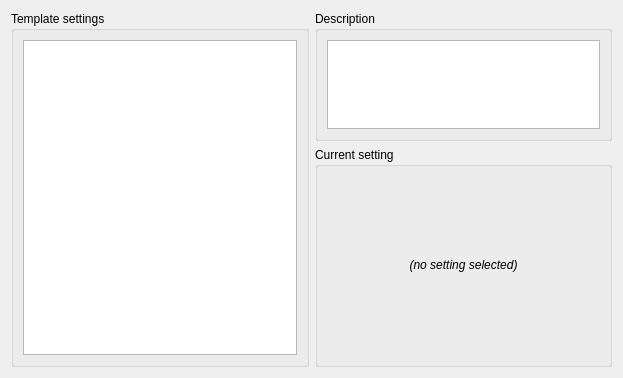
<ui version="4.0" >
 <class>CuPEDWizardCustomizeTemplate</class>
 <widget class="QWidget" name="CuPEDWizardCustomizeTemplate" >
  <property name="geometry" >
   <rect>
    <x>0</x>
    <y>0</y>
    <width>623</width>
    <height>368</height>
   </rect>
  </property>
  <property name="windowTitle" >
   <string>Customize Template</string>
  </property>
  <layout class="QGridLayout" name="gridLayout" >
   <item rowspan="2" row="0" column="0" >
    <widget class="QGroupBox" name="templateSettingsGroupBox" >
     <property name="autoFillBackground" >
      <bool>false</bool>
     </property>
     <property name="title" >
      <string>Template settings</string>
     </property>
     <layout class="QVBoxLayout" name="verticalLayout" >
      <item>
       <widget class="QListWidget" name="settingsList" />
      </item>
     </layout>
    </widget>
   </item>
   <item row="0" column="1" >
    <widget class="QGroupBox" name="descriptionGroupBox" >
     <property name="sizePolicy" >
      <sizepolicy vsizetype="Minimum" hsizetype="Preferred" >
       <horstretch>0</horstretch>
       <verstretch>0</verstretch>
      </sizepolicy>
     </property>
     <property name="minimumSize" >
      <size>
       <width>0</width>
       <height>130</height>
      </size>
     </property>
     <property name="layoutDirection" >
      <enum>Qt::LeftToRight</enum>
     </property>
     <property name="title" >
      <string>Description</string>
     </property>
     <layout class="QVBoxLayout" name="verticalLayout_3" >
      <item>
       <widget class="QTextEdit" name="descriptionText" >
        <property name="sizePolicy" >
         <sizepolicy vsizetype="Minimum" hsizetype="Expanding" >
          <horstretch>0</horstretch>
          <verstretch>0</verstretch>
         </sizepolicy>
        </property>
        <property name="minimumSize" >
         <size>
          <width>0</width>
          <height>75</height>
         </size>
        </property>
        <property name="readOnly" >
         <bool>true</bool>
        </property>
       </widget>
      </item>
     </layout>
    </widget>
   </item>
   <item row="1" column="1" >
    <widget class="QGroupBox" name="currentSettingGroupBox" >
     <property name="sizePolicy" >
      <sizepolicy vsizetype="Minimum" hsizetype="Preferred" >
       <horstretch>0</horstretch>
       <verstretch>0</verstretch>
      </sizepolicy>
     </property>
     <property name="minimumSize" >
      <size>
       <width>0</width>
       <height>220</height>
      </size>
     </property>
     <property name="title" >
      <string>Current setting</string>
     </property>
     <layout class="QVBoxLayout" name="verticalLayout_2" >
      <item>
       <widget class="QLabel" name="settingsLabel" >
        <property name="text" >
         <string>&lt;i>(no setting selected)&lt;/i></string>
        </property>
        <property name="alignment" >
         <set>Qt::AlignCenter</set>
        </property>
       </widget>
      </item>
     </layout>
    </widget>
   </item>
  </layout>
 </widget>
 <resources/>
 <connections/>
</ui>
